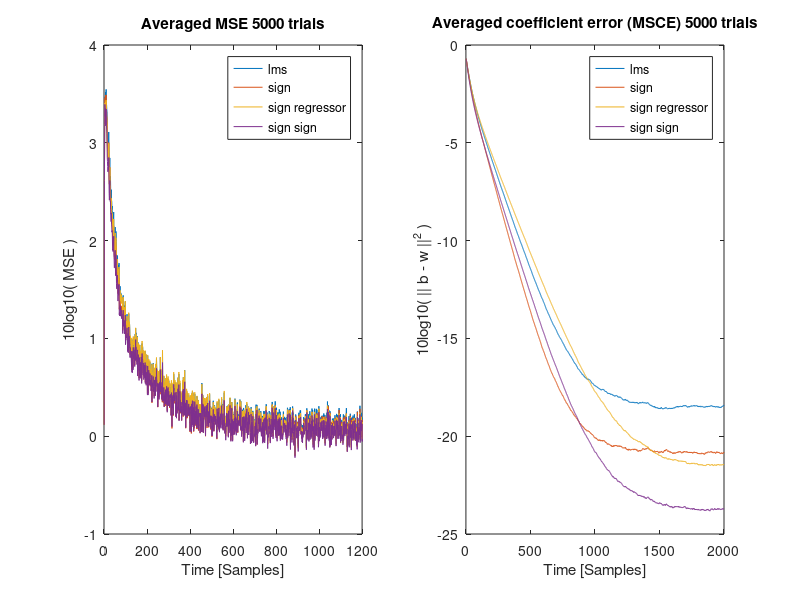

MATLAB code for this plot:
%plots the data gathered from ASP_Part_4_6.m
clc;clear;clf;
load 4.6_lms.mat 
load 4.6_sign_error.mat 
load 4.6_sign_reg.mat 
load 4.6_sign_sign.mat        


figure(1);clf;
subplot(1,2,1)
plot([1:1999], 10*log10(mse_lms), [1:1999], 10*log10(mse_se), [1:1999], 10*log10(mse_sr) , [1:1999], 10*log10(mse_ss))
title('Averaged MSE 5000 trials')
xlabel('Time [Samples]')
ylabel('10log10( MSE )')
legend('lms', 'sign', 'sign regressor', 'sign sign')
%ylim([-22, 3])
xlim([0, 1200])

subplot(1,2,2)
plot([1:2000], 10*log10(mce_lms), [1:2000], 10*log10(mce_se), [1:2000], 10*log10(mce_sr), [1:2000], 10*log10(mce_ss))
title('Averaged coefficient error (MSCE) 5000 trials')
xlabel('Time [Samples]')
ylabel('10log10( || b - w ||^2 )')
legend('lms', 'sign', 'sign regressor', 'sign sign')
%ylim([-22, 3])
%xlim([0, 500])

